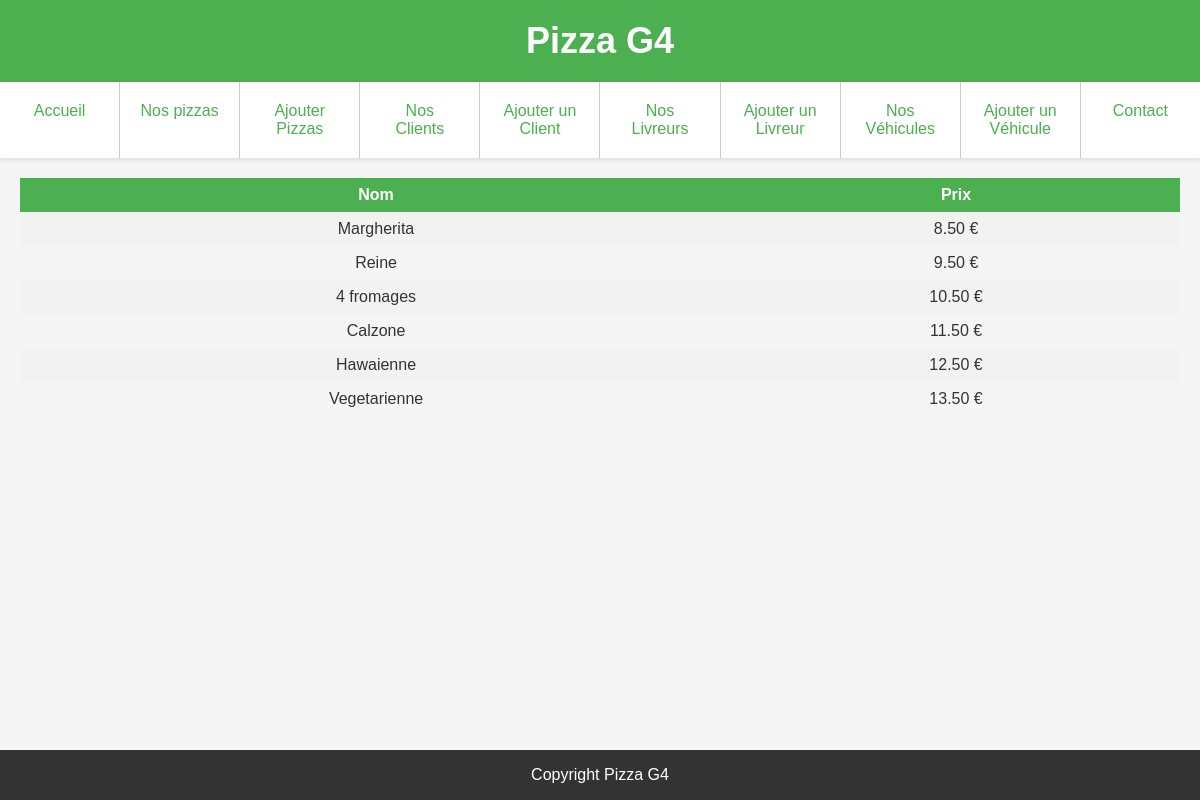
The app's page /G4_Pizza/views/voirPizzas.php with its own data.
### tables this page shows
CREATE TABLE IF NOT EXISTS pizza(
    id_pizza INT PRIMARY KEY AUTO_INCREMENT,
    nom VARCHAR(50) NOT NULL,
    prix DECIMAL(5,2) NOT NULL
);

### G4_Pizza/models/connexion.php (called while the page is built, shortened)
<?php
function afficherPizza(&$connect){
    $resultat = $connect->query("SELECT * FROM pizza");
    return $resultat;
}

### G4_Pizza/views/voirPizzas.php (the view, shortened to what this page needs)
<!DOCTYPE html>
<html lang="fr">
<head>
    <link rel="stylesheet" type="text/css" href="assets/style.css">
</head>
<body>
    <?php require 'components/navBar.php' ?>
    <main>
        <table>
            <tr>
                <th>Nom</th>
                <th>Prix</th>
            </tr>
            <?php
            require '../models/connexion.php';
            $connec = connexionBDD();
            $resultatPizza = afficherPizza($connec);
            while ($pizza = $resultatPizza->fetch()) {
            ?>
                <tr>
                    <td>
                        <?= $pizza['nom']; ?>
                    </td>
                    <td>
                        <?= $pizza['prix']; ?> €
                    </td>
                </tr>
            <?php
            }
            ?>
        </table>
    </main>
    <?php require 'components/footer.php' ?>
</body>
</html>

### G4_Pizza/views/assets/style.css (style rules this page uses)
body { font-family: Arial, sans-serif; color: #333333; background-color: #f5f5f5; margin: 0; padding: 0; }
main { padding: 20px; }
table { border-collapse: collapse; width: 100%; }
th, td { text-align: center; padding: 8px; }
tr:nth-child(even) { background-color: #f2f2f2; }
th { background-color: #4caf50; color: white; }

### records on screen
pizza: nom "Margherita", prix "8.50"
pizza: nom "Reine", prix "9.50"
pizza: nom "4 fromages", prix "10.50"
pizza: nom "Calzone", prix "11.50"
pizza: nom "Hawaienne", prix "12.50"
pizza: nom "Vegetarienne", prix "13.50"
